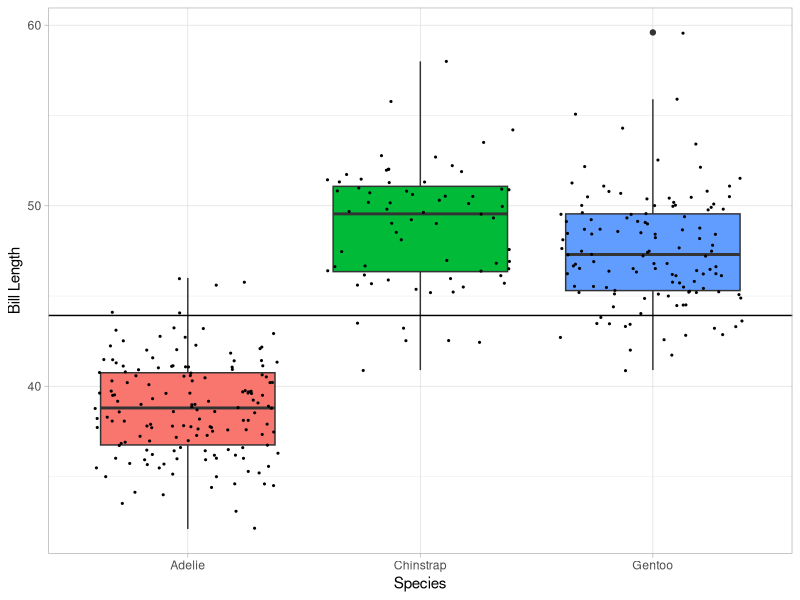

Write R code to recreate this figure.
## ---- chunk 1
knitr::opts_chunk$set(echo = TRUE,
                      fig.width = 10,
                      fig.height = 5,
                      fig.align = 'center')

## ---- chunk 2
library(palmerpenguins)
library(ggplot2)
library(viridis)
## ---- chunk 3
head(penguins)
## ---- chunk 4
names(penguins)
## ---- chunk 5
penguins_subset <- penguins[complete.cases(penguins$bill_length_mm),]
## ---- chunk 6
mean(penguins_subset$bill_length_mm, na.rm = TRUE)
## ---- chunk 7
mean(penguins_subset$bill_length_mm[penguins_subset$sex == "male"],
     na.rm = TRUE)
## ---- chunk 8
mean(penguins_subset$bill_length_mm[penguins_subset$sex == "female"],
     na.rm = TRUE)
## ---- chunk 9
tapply(penguins_subset$bill_length_mm, 
       penguins_subset$sex, mean, na.rm = TRUE)
## ---- chunk 10
t.test(bill_length_mm ~ sex, data = penguins_subset,
       alternative = "less")
## ---- chunk 11
ggplot(data = penguins_subset, aes(x = species, y = bill_length_mm, fill = species))+
  geom_boxplot() +
  geom_jitter(color = "black", size = 0.4) +
  labs(x = "Species", y = "Bill Length") +
  theme_light() +
  theme(legend.position = "none") +
  geom_hline(yintercept = mean(penguins_subset$bill_length_mm, na.rm = TRUE))
## ---- chunk 12
tapply(penguins_subset$bill_length_mm, penguins_subset$species, mean,
       na.rm = TRUE)
## ---- chunk 13
penguin_means <- data.frame(GroupMean = 
              tapply(penguins_subset$bill_length_mm, 
                     penguins_subset$species, mean, 
                     na.rm = TRUE), 
              GrandMean = mean(penguins_subset$bill_length_mm, 
                               na.rm = TRUE))

penguin_means
## ---- chunk 14
penguin_means$mean_deviations <- penguin_means$GroupMean - penguin_means$GrandMean

penguin_means
## ---- chunk 15
table(penguins_subset$species)
## ---- chunk 16
penguin_means$SampleSize <- table(penguins_subset$species)
## ---- chunk 17
SSB <- sum(penguin_means$mean_deviations^2 * penguin_means$SampleSize)
SSB
## ---- chunk 18
penguins_adelie <- penguins_subset$bill_length_mm[penguins_subset$species == "Adelie"]

penguins_chinstrap <- penguins_subset$bill_length_mm[penguins_subset$species == "Chinstrap"]

penguins_gentoo <- penguins_subset$bill_length_mm[penguins_subset$species == "Gentoo"]
## ---- chunk 19
penguins_adelie_dev = sum((penguins_adelie - 
                             mean(penguins_adelie, na.rm = TRUE))^2, na.rm = TRUE)

penguins_chinstrap_dev = sum((penguins_chinstrap - 
                                mean(penguins_chinstrap, na.rm = TRUE))^2, na.rm = TRUE)

penguins_gentoo_dev = sum((penguins_gentoo - 
                             mean(penguins_gentoo, na.rm = TRUE))^2, na.rm = TRUE)
## ---- chunk 20
SSW <- penguins_adelie_dev + penguins_chinstrap_dev + penguins_gentoo_dev

SSW
## ---- chunk 21
nrow(penguins_subset)
## ---- chunk 22
dfB <- 3 - 1
dfW <- 342 - 3
## ---- chunk 23
MSB <- SSB / dfB
MSW <- SSW / dfW
## ---- chunk 24
Fstat <-  MSB / MSW

pf(Fstat, df1 = dfB, df2 = dfW, lower.tail = FALSE)
## ---- chunk 25
aov(bill_length_mm ~ species, data = penguins_subset)
## ---- chunk 26
my_anova <- aov(bill_length_mm ~ species, data = penguins_subset)

summary(my_anova)
## ---- chunk 27
mass_anova <- aov(body_mass_g ~ species, data = penguins_subset)
summary(mass_anova)
